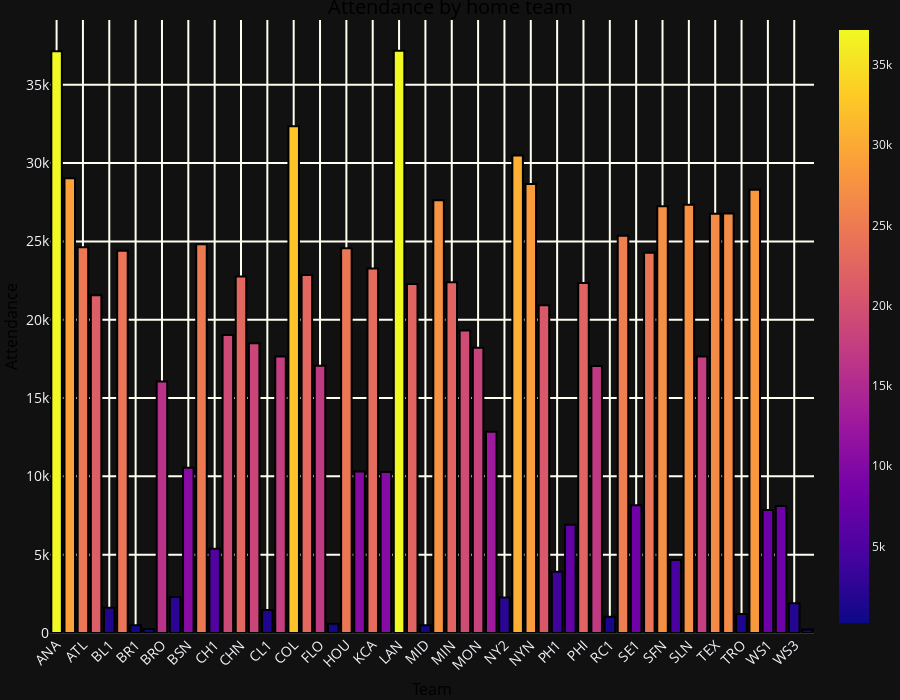

This figure's notebook cell:
### Markdown cell above
# 3

### Code cell
from plotly import graph_objs as go

def make_bar(attendance):
    figure = go.Figure()
    figure.add_trace(go.Bar(
        x=attendance.keys(),
        y=attendance,
        marker=dict(color=attendance, coloraxis='coloraxis'),
    ))
    figure.update_traces(marker_line_color='rgb(0,0,0)', marker_line_width=2)
    figure.update_layout(
        title=dict(
            font=dict(size=20, color='black'),
            x=0.5,
            y=1,
            text='Attendance by home team',
        ),
        xaxis_title=dict(text="Team", font=dict(size=16, color='black')),
        yaxis_title=dict(text="Attendance", font=dict(size=16, color='black')),
        height=700,
        margin=dict(l=0, r=0, t=20, b=0)
    )
    figure.update_xaxes(tickangle=315, gridwidth=2, gridcolor='ivory', tickfont_size=14)
    figure.update_yaxes(gridwidth=2, gridcolor='ivory', tickfont_size=14)
    figure.show()

unique_teams = data['h_name'].unique()
mean_attendance_by_home_team = data.groupby(by=['h_name'])['attendance'].mean()

make_bar(attendance=mean_attendance_by_home_team)

### Figure 1 — Plotly figure (JSON) as saved in the notebook; plotly's stock layout.template omitted (floating-point values rounded to 4 significant figures)
{"data": [{"marker": {"color": [37140.0, 29030.0, 24630.0, 21570.0, 1614.0, 24400.0, 500.0, 250.0, 16060.0, 2295.0, 10560.0, 24820.0, 5381.0, 19020.0, 22750.0, 18500.0, 1462.0, 17650.0, 32360.0, 22860.0, 17060.0, 587.5, 24570.0, 10320.0, 23280.0, 10270.0, 37180.0, 22280.0, 500.0, 27630.0, 22380.0, 19310.0, 18220.0, 12860.0, 2259.0, 30490.0, 28670.0, 20920.0, 3917.0, 6913.0, 22340.0, 17050.0, 1033.0, 25360.0, 8149.0, 24280.0, 27250.0, 4662.0, 27340.0, 17660.0, 26760.0, 26780.0, 1218.0, 28300.0, 7852.0, 8100.0, 1896.0, 225.0], "coloraxis": "coloraxis", "line": {"color": "rgb(0,0,0)", "width": 2}}, "x": ["ANA", "ARI", "ATL", "BAL", "BL1", "BOS", "BR1", "BR2", "BRO", "BS1", "BSN", "CAL", "CH1", "CHA", "CHN", "CIN", "CL1", "CLE", "COL", "DET", "FLO", "FW1", "HOU", "KC1", "KCA", "LAA", "LAN", "MIA", "MID", "MIL", "MIN", "MLN", "MON", "NY1", "NY2", "NYA", "NYN", "OAK", "PH1", "PHA", "PHI", "PIT", "RC1", "SDN", "SE1", "SEA", "SFN", "SLA", "SLN", "TBA", "TEX", "TOR", "TRO", "WAS", "WS1", "WS2", "WS3", "WS4"], "y": [37140.0, 29030.0, 24630.0, 21570.0, 1614.0, 24400.0, 500.0, 250.0, 16060.0, 2295.0, 10560.0, 24820.0, 5381.0, 19020.0, 22750.0, 18500.0, 1462.0, 17650.0, 32360.0, 22860.0, 17060.0, 587.5, 24570.0, 10320.0, 23280.0, 10270.0, 37180.0, 22280.0, 500.0, 27630.0, 22380.0, 19310.0, 18220.0, 12860.0, 2259.0, 30490.0, 28670.0, 20920.0, 3917.0, 6913.0, 22340.0, 17050.0, 1033.0, 25360.0, 8149.0, 24280.0, 27250.0, 4662.0, 27340.0, 17660.0, 26760.0, 26780.0, 1218.0, 28300.0, 7852.0, 8100.0, 1896.0, 225.0], "type": "bar"}], "layout": {"title": {"font": {"size": 20, "color": "black"}, "x": 0.5, "y": 1, "text": "Attendance by home team"}, "xaxis": {"title": {"font": {"size": 16, "color": "black"}, "text": "Team"}, "tickfont": {"size": 14}, "tickangle": -45, "gridwidth": 2, "gridcolor": "ivory"}, "yaxis": {"title": {"font": {"size": 16, "color": "black"}, "text": "Attendance"}, "tickfont": {"size": 14}, "gridwidth": 2, "gridcolor": "ivory"}, "margin": {"l": 0, "r": 0, "t": 20, "b": 0}, "height": 700}}
